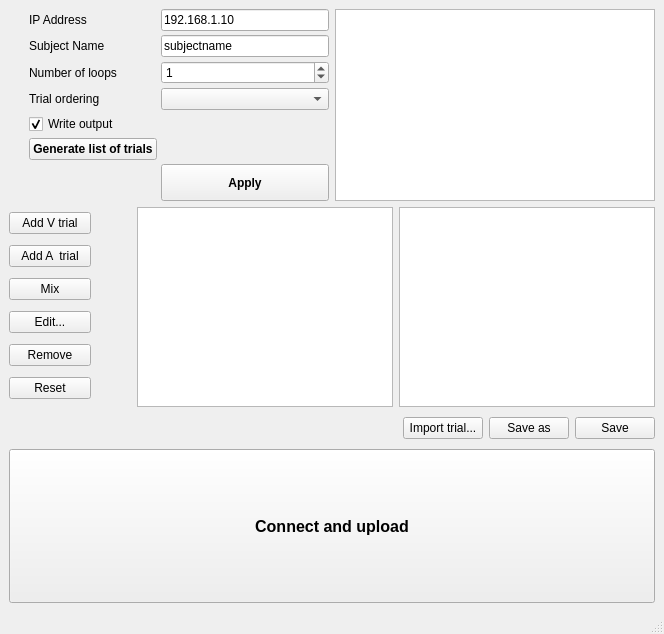
<?xml version="1.0" encoding="UTF-8"?>
<ui version="4.0">
 <class>MainWindow</class>
 <widget class="QMainWindow" name="MainWindow">
  <property name="geometry">
   <rect>
    <x>0</x>
    <y>0</y>
    <width>664</width>
    <height>634</height>
   </rect>
  </property>
  <property name="windowTitle">
   <string>MainWindow</string>
  </property>
  <widget class="QWidget" name="centralwidget">
   <layout class="QVBoxLayout" name="verticalLayout_4">
    <item>
     <layout class="QVBoxLayout" name="verticalLayout_3">
      <item>
       <layout class="QHBoxLayout" name="horizontalLayout_6">
        <item>
         <layout class="QGridLayout" name="gridLayout" rowstretch="0,0,0,0,0,0,0,0,0,0,0,0">
          <property name="leftMargin">
           <number>20</number>
          </property>
          <property name="spacing">
           <number>4</number>
          </property>
          <item row="5" column="0">
           <widget class="QCheckBox" name="writeoutputBox">
            <property name="text">
             <string>Write output</string>
            </property>
            <property name="checked">
             <bool>true</bool>
            </property>
            <property name="tristate">
             <bool>false</bool>
            </property>
           </widget>
          </item>
          <item row="2" column="0">
           <widget class="QLabel" name="subjectnameLabel">
            <property name="text">
             <string>Subject Name</string>
            </property>
           </widget>
          </item>
          <item row="2" column="1">
           <widget class="QLineEdit" name="subjectnameEdit">
            <property name="text">
             <string>subjectname</string>
            </property>
           </widget>
          </item>
          <item row="0" column="0">
           <widget class="QLabel" name="ipLabel">
            <property name="text">
             <string>IP Address</string>
            </property>
           </widget>
          </item>
          <item row="0" column="1">
           <widget class="QLineEdit" name="ipaddressEdit">
            <property name="text">
             <string>192.168.1.10</string>
            </property>
           </widget>
          </item>
          <item row="4" column="1">
           <widget class="QComboBox" name="trialorderBox"/>
          </item>
          <item row="3" column="1">
           <widget class="QDoubleSpinBox" name="numloopSpinBox">
            <property name="decimals">
             <number>0</number>
            </property>
            <property name="value">
             <double>1.000000000000000</double>
            </property>
           </widget>
          </item>
          <item row="4" column="0">
           <widget class="QLabel" name="trialorderLabel">
            <property name="text">
             <string>Trial ordering</string>
            </property>
           </widget>
          </item>
          <item row="3" column="0">
           <widget class="QLabel" name="numloopsLabel">
            <property name="text">
             <string>Number of loops</string>
            </property>
           </widget>
          </item>
          <item row="6" column="0">
           <widget class="QPushButton" name="generateButton">
            <property name="sizePolicy">
             <sizepolicy hsizetype="Maximum" vsizetype="Fixed">
              <horstretch>0</horstretch>
              <verstretch>0</verstretch>
             </sizepolicy>
            </property>
            <property name="font">
             <font>
              <bold>true</bold>
             </font>
            </property>
            <property name="text">
             <string>Generate list of trials</string>
            </property>
           </widget>
          </item>
          <item row="7" column="1">
           <widget class="QPushButton" name="applygeneralButton">
            <property name="sizePolicy">
             <sizepolicy hsizetype="Minimum" vsizetype="Preferred">
              <horstretch>0</horstretch>
              <verstretch>0</verstretch>
             </sizepolicy>
            </property>
            <property name="font">
             <font>
              <bold>true</bold>
             </font>
            </property>
            <property name="text">
             <string>Apply</string>
            </property>
           </widget>
          </item>
         </layout>
        </item>
        <item>
         <widget class="QPlainTextEdit" name="experimentaljsonEdit">
          <property name="minimumSize">
           <size>
            <width>200</width>
            <height>0</height>
           </size>
          </property>
         </widget>
        </item>
       </layout>
      </item>
      <item>
       <layout class="QHBoxLayout" name="horizontalLayout_5" stretch="1,0,0,0">
        <item>
         <layout class="QVBoxLayout" name="verticalLayout">
          <item>
           <widget class="QPushButton" name="trialVaddButton">
            <property name="text">
             <string>Add V trial</string>
            </property>
           </widget>
          </item>
          <item>
           <widget class="QPushButton" name="trialAaddButton">
            <property name="text">
             <string>Add A  trial</string>
            </property>
           </widget>
          </item>
          <item>
           <widget class="QPushButton" name="combineButton">
            <property name="text">
             <string>Mix</string>
            </property>
           </widget>
          </item>
          <item>
           <widget class="QPushButton" name="trialeditButton">
            <property name="text">
             <string>Edit...</string>
            </property>
           </widget>
          </item>
          <item>
           <widget class="QPushButton" name="trialdeleteButton">
            <property name="text">
             <string>Remove</string>
            </property>
           </widget>
          </item>
          <item>
           <widget class="QPushButton" name="resetButton">
            <property name="text">
             <string>Reset</string>
            </property>
           </widget>
          </item>
         </layout>
        </item>
        <item>
         <spacer name="horizontalSpacer_4">
          <property name="orientation">
           <enum>Qt::Orientation::Horizontal</enum>
          </property>
          <property name="sizeHint" stdset="0">
           <size>
            <width>40</width>
            <height>20</height>
           </size>
          </property>
         </spacer>
        </item>
        <item>
         <layout class="QVBoxLayout" name="verticalLayout_2">
          <item>
           <widget class="QListWidget" name="trialListWidget">
            <property name="selectionMode">
             <enum>QAbstractItemView::SelectionMode::ExtendedSelection</enum>
            </property>
           </widget>
          </item>
         </layout>
        </item>
        <item>
         <widget class="QPlainTextEdit" name="trialviewEdit">
          <property name="minimumSize">
           <size>
            <width>200</width>
            <height>200</height>
           </size>
          </property>
         </widget>
        </item>
       </layout>
      </item>
      <item>
       <layout class="QHBoxLayout" name="horizontalLayout_3">
        <item>
         <spacer name="horizontalSpacer">
          <property name="orientation">
           <enum>Qt::Orientation::Horizontal</enum>
          </property>
          <property name="sizeHint" stdset="0">
           <size>
            <width>10</width>
            <height>30</height>
           </size>
          </property>
         </spacer>
        </item>
        <item>
         <widget class="QPushButton" name="importButton">
          <property name="text">
           <string>Import trial...</string>
          </property>
         </widget>
        </item>
        <item>
         <widget class="QPushButton" name="exportButton">
          <property name="text">
           <string>Save as</string>
          </property>
         </widget>
        </item>
        <item>
         <widget class="QPushButton" name="saveButton">
          <property name="text">
           <string>Save</string>
          </property>
         </widget>
        </item>
       </layout>
      </item>
      <item>
       <widget class="QPushButton" name="connectButton">
        <property name="enabled">
         <bool>true</bool>
        </property>
        <property name="sizePolicy">
         <sizepolicy hsizetype="Minimum" vsizetype="MinimumExpanding">
          <horstretch>0</horstretch>
          <verstretch>0</verstretch>
         </sizepolicy>
        </property>
        <property name="font">
         <font>
          <pointsize>12</pointsize>
          <bold>true</bold>
         </font>
        </property>
        <property name="autoFillBackground">
         <bool>true</bool>
        </property>
        <property name="text">
         <string>Connect and upload</string>
        </property>
        <property name="checkable">
         <bool>false</bool>
        </property>
        <property name="autoExclusive">
         <bool>false</bool>
        </property>
        <property name="autoDefault">
         <bool>false</bool>
        </property>
        <property name="default">
         <bool>false</bool>
        </property>
        <property name="flat">
         <bool>false</bool>
        </property>
       </widget>
      </item>
     </layout>
    </item>
   </layout>
  </widget>
  <widget class="QMenuBar" name="menubar">
   <property name="geometry">
    <rect>
     <x>0</x>
     <y>0</y>
     <width>664</width>
     <height>22</height>
    </rect>
   </property>
  </widget>
  <widget class="QStatusBar" name="statusbar"/>
 </widget>
 <tabstops>
  <tabstop>ipaddressEdit</tabstop>
  <tabstop>subjectnameEdit</tabstop>
  <tabstop>numloopSpinBox</tabstop>
  <tabstop>trialorderBox</tabstop>
  <tabstop>writeoutputBox</tabstop>
  <tabstop>importButton</tabstop>
  <tabstop>exportButton</tabstop>
  <tabstop>trialVaddButton</tabstop>
  <tabstop>trialAaddButton</tabstop>
  <tabstop>combineButton</tabstop>
  <tabstop>trialeditButton</tabstop>
  <tabstop>trialdeleteButton</tabstop>
  <tabstop>resetButton</tabstop>
  <tabstop>experimentaljsonEdit</tabstop>
  <tabstop>trialListWidget</tabstop>
  <tabstop>trialviewEdit</tabstop>
 </tabstops>
 <resources/>
 <connections/>
</ui>
